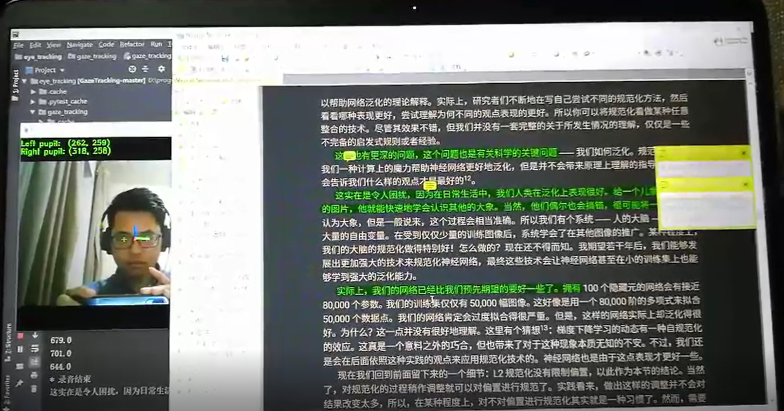
#> input picture 1.img.png, 1567 x 822 px, given in place of the camera (shown at 1/2 size)
$ python pyeyelike.py   (older library calls are emulated)
#> lines starting #> are read from the running program, lines starting #| are printed output that depends on the picture; after the words box and inside, x2 and y2 are one past the last pixel; in counts of white or black regions, pixels touching at a corner belong together
# from __future__ import division
import cv2
import numpy as np
import math
from scipy.misc import toimage
import time
from queue import *

# test a possible center (x,y) are coors of possible
# center and gx and gy are the x and y components
# of the gradient of some other point x.
K_WEIGHT_DIVISOR = 1.0
K_FAST_WIDTH = 50
K_GRADIENT_THRESHOLD = 50.0
K_WEIGHT_BLUR_SIZE = 5
K_THRESHOLD_VALUE = 0.60
K_ENABLE_WEIGHT = True
K_POST_PROCESSING = True

# Helpers
def unscale_point(p, orig):
    px, py = p
    height, width = orig.shape
    ratio = K_FAST_WIDTH/width
    x = int(round(px / ratio))
    y = int(round(py / ratio))
    return (x,y)


def scale_to_fast_size(src):
    rows, cols = src.shape
    return cv2.resize(src, (K_FAST_WIDTH, int((K_FAST_WIDTH / cols) * rows)))


def test_possible_centers_formula(x, y, weight, gx, gy, arr):
    rows, cols = np.shape(arr)
    for cy in range(rows):
        for cx in range(cols):
            if x == cx and y == cy:
                continue
            dx = x - cx
            dy = y - cy

            magnitude = math.sqrt((dx * dx) + (dy * dy))
            dx = dx / magnitude
            dy = dy / magnitude
            dot_product = dx * gx + dy * gy
            dot_product = max(0.0, dot_product)
            if K_ENABLE_WEIGHT == True:
                arr[cy][cx] += dot_product * dot_product * (weight[cy][cx]/K_WEIGHT_DIVISOR)
            else:
                arr[cy][cx] += dot_product * dot_product
    return arr


def matrix_magnitude(mat_x, mat_y):
    rows, cols = np.shape(mat_x)
    res_arr = np.zeros((rows, cols))
    for y in range(rows):
        for x in range(cols):
            gX = mat_x[y][x]
            gY = mat_y[y][x]
            magnitude = math.sqrt((gX * gX) + (gY * gY))
            res_arr[y][x] = magnitude
    return res_arr


def compute_dynamic_threshold(mags_mat, std_dev_factor):
    mean_magn_grad, std_magn_grad = cv2.meanStdDev(mags_mat)
    rows, cols = np.shape(mags_mat)
    stddev = std_magn_grad[0] / math.sqrt(rows * cols)
    return std_dev_factor * stddev + mean_magn_grad[0]


def flood_should_push_point(dir, mat):
    px, py = dir
    rows, cols = np.shape(mat)
    if px >= 0 and px < cols and py >= 0 and py < rows:
        return True
    else:
        return False


def flood_kill_edges(mat):
    rows, cols = np.shape(mat)
    cv2.rectangle(mat, (0,0), (cols, rows), 255)
    mask = np.ones((rows, cols), dtype=np.uint8)
    mask = mask * 255
    to_do = Queue()
    to_do.put((0,0))
    while to_do.qsize() > 0:
        px,py = to_do.get()
        if mat[py][px] == 0:
            continue
        right = (px + 1, py)
        if flood_should_push_point(right, mat):
            to_do.put(right)
        left = (px - 1, py)
        if flood_should_push_point(left, mat):
            to_do.put(left)
        down = (px, py + 1)
        if flood_should_push_point(down, mat):
            to_do.put(down)
        top = (px, py - 1)
        if flood_should_push_point(top, mat):
            to_do.put(top)
        mat[py][px] = 0.0
        mask[py][px] = 0
    return mask


def compute_mat_x_gradient(mat):
    rows, cols = mat.shape
    out = np.zeros((rows, cols), dtype='float64')
    mat = mat.astype(float)
    for y in range(rows):
        out[y][0] = mat[y][1] - mat[y][1]
        for x in range(cols - 1):
            out[y][x] = (mat[y][x+1] - mat[y][x-1])/2.0
        out[y][cols - 1] = (mat[y][cols - 1] - mat[y][cols - 2])
    return out


def find_eye_center(img):
    # get row and column lengths
    rows, cols = np.asarray(img).shape

    # scale down eye image to manageable size
    resized = scale_to_fast_size(img)
    resized_arr = np.asarray(resized)
    res_rows, res_cols = np.shape(resized_arr)

    # compute gradients for x and y components of each point
    grad_arr_x = compute_mat_x_gradient(resized_arr)
    grad_arr_y = np.transpose(compute_mat_x_gradient(np.transpose(resized_arr)))

    # create a matrix composed of the magnitudes of the x and y gradients
    mags_mat = matrix_magnitude(grad_arr_x, grad_arr_y)

    # find a threshold value to get rid gradients that are below gradient threshold
    gradient_threshold = compute_dynamic_threshold(mags_mat, K_GRADIENT_THRESHOLD)
    # and now set those gradients to 0 if < gradient threshold and scale down other
    # gradients

    for y in range(res_rows):
        for x in range(res_cols):
            gX = grad_arr_x[y][x]
            gY = grad_arr_y[y][x]
            mag = mags_mat[y][x]
            if mag > gradient_threshold:
                grad_arr_x[y][x] = gX/mag
                grad_arr_y[y][x] = gY/mag
            else:
                grad_arr_x[y][x] = 0.0
                grad_arr_y[y][x] = 0.0

    # create a weighted image that has a gausian blur
    weight = cv2.GaussianBlur(resized, (K_WEIGHT_BLUR_SIZE, K_WEIGHT_BLUR_SIZE), 0, 0)
    weight_arr = np.asarray(weight)
    weight_rows, weight_cols = np.shape(weight_arr)
    # invert the weight matrix
    for y in range(weight_rows):
        for x in range(weight_cols):
            weight_arr[y][x] = 255-weight_arr[y][x]

    # create a matrix to store the results from test_possible_centers_formula
    out_sum = np.zeros((res_rows, res_cols))
    out_sum_rows, out_sum_cols = np.shape(out_sum)

    # call test_possible_centers for each point
    for y in range(weight_rows):
        for x in range(weight_cols):
            gX = grad_arr_x[y][x]
            gY = grad_arr_y[y][x]
            if gX == 0.0 and gY == 0.0:
                continue
            test_possible_centers_formula(x, y, weight_arr, gX, gY, out_sum)
    # average all values in out_sum and convert to float32. assign to 'out' matrix
    num_gradients = weight_rows * weight_cols
    out = out_sum.astype(np.float32)*(1/num_gradients)
    _, max_val, _, max_p = cv2.minMaxLoc(out)
    print (max_p)
    if K_POST_PROCESSING == True:
        flood_thresh = max_val * K_THRESHOLD_VALUE
        retval, flood_clone = cv2.threshold(out, flood_thresh, 0.0, cv2.THRESH_TOZERO)
        mask = flood_kill_edges(flood_clone)
        _, max_val, _, max_p = cv2.minMaxLoc(out, mask)
        print (max_p)
    x, y = unscale_point(max_p, img)
    return x,y

video_capture = cv2.VideoCapture(0)
while True:
    ret, img = video_capture.read()
#> img is the input picture: shape (822, 1567, 3); mean B, G, R 111.9, 118, 113.6
    # img = cv2.imread('img.jpg',0)
    im_gray = cv2.cvtColor(img, cv2.COLOR_BGR2GRAY)
    center = find_eye_center(im_gray)
#> after the loop in matrix_magnitude, `for y in range(rows):`:
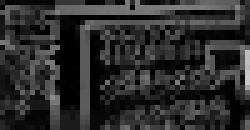
#> res_arr: shape (26, 50) float64 (shown 5 times larger); min 0, max 201, mean 45.4
#> in compute_dynamic_threshold, `mean_magn_grad, std_magn_grad = cv2.meanStdDev(mags_mat)`: mean_magn_grad = [45.42]; std_magn_grad = [37.57]
#> in compute_dynamic_threshold, `stddev = std_magn_grad[0] / math.sqrt(rows * cols)`: stddev = [1.04]
#> in find_eye_center, `gradient_threshold = compute_dynamic_threshold(mags_mat, K_GRADIENT_TH..`: gradient_threshold = [97.51]
#> after the loop in find_eye_center, `for y in range(res_rows):`:
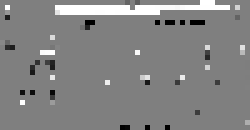
#> grad_arr_y: shape (26, 50) float64 (shown 5 times larger); min -1, max 1, mean 0.0341; drawn with min black and max white
#> after the loop in find_eye_center, `for y in range(weight_rows):`:
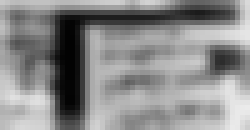
#> weight_arr: shape (26, 50) (shown 5 times larger); min 2, max 235, mean 138.8
#> in find_eye_center, `num_gradients = weight_rows * weight_cols`: num_gradients = 1300
#> in find_eye_center, `out = out_sum.astype(np.float32)*(1/num_gradients)`:
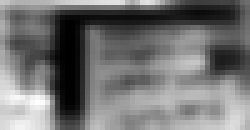
#> out: shape (26, 50) float32 (shown 5 times larger); min 0.0138, max 3.11, mean 1.41; drawn with min black and max white
#> in find_eye_center, `_, max_val, _, max_p = cv2.minMaxLoc(out)`: max_val = 3.11; max_p = (7, 20)
#| (7, 20)
#> in find_eye_center, `flood_thresh = max_val * K_THRESHOLD_VALUE`: flood_thresh = 1.87
#> in find_eye_center, `retval, flood_clone = cv2.threshold(out, flood_thresh, 0.0, cv2.THRESH..`:
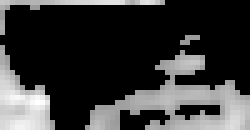
#> flood_clone: shape (26, 50) float32 (shown 5 times larger); min 0, max 3.11, mean 0.685; drawn with min black and max white
#> after the loop in flood_kill_edges, `while to_do.qsize() > 0:`:
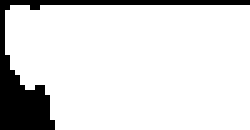
#> mask: shape (26, 50) (shown 5 times larger); 87.1% white; 1 black region, box (x1, y1, x2, y2) and area: (0, 0, 50, 26) 168
#> after the loop in flood_kill_edges, `while to_do.qsize() > 0:`:
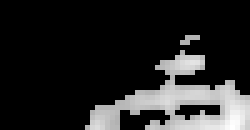
#> mat: shape (26, 50) float32 (shown 5 times larger); min 0, max 2.7, mean 0.399; drawn with min black and max white
#> in find_eye_center, `_, max_val, _, max_p = cv2.minMaxLoc(out, mask)`: max_val = 2.7; max_p = (46, 25)
#| (46, 25)
#> in unscale_point, `px, py = p`: px = 46; py = 25
#> in unscale_point, `x = int(round(px / ratio))`: x = 1442
#> in unscale_point, `y = int(round(py / ratio))`: y = 784
#> in find_eye_center, `x, y = unscale_point(max_p, img)`: x = 1442; y = 784
#> center = (1442, 784)
    cv2.circle(img, center, 5, (255,0,0))
    cv2.imshow('final', img)
    if cv2.waitKey(10) & 0xFF == ord('q'): break
#> (key q is pressed here)
